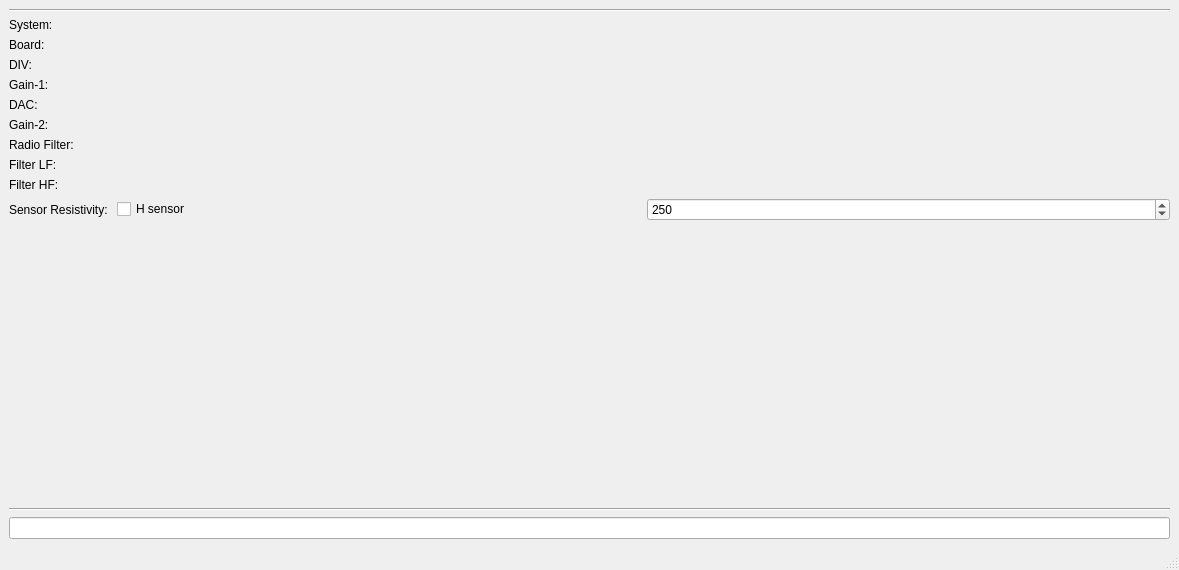
<?xml version="1.0" encoding="UTF-8"?>
<ui version="4.0">
 <class>MainWindow</class>
 <widget class="QMainWindow" name="MainWindow">
  <property name="geometry">
   <rect>
    <x>0</x>
    <y>0</y>
    <width>1179</width>
    <height>570</height>
   </rect>
  </property>
  <property name="windowTitle">
   <string>MainWindow</string>
  </property>
  <widget class="QWidget" name="centralwidget">
   <layout class="QVBoxLayout" name="verticalLayout">
    <item>
     <widget class="Line" name="line_2">
      <property name="orientation">
       <enum>Qt::Horizontal</enum>
      </property>
     </widget>
    </item>
    <item>
     <layout class="QFormLayout" name="formLayout">
      <item row="0" column="0">
       <widget class="QLabel" name="label_15">
        <property name="text">
         <string>System:</string>
        </property>
       </widget>
      </item>
      <item row="1" column="0">
       <widget class="QLabel" name="label_11">
        <property name="text">
         <string>Board:</string>
        </property>
       </widget>
      </item>
      <item row="2" column="0">
       <widget class="QLabel" name="label_12">
        <property name="text">
         <string>DIV:</string>
        </property>
       </widget>
      </item>
      <item row="3" column="0">
       <widget class="QLabel" name="label_13">
        <property name="text">
         <string>Gain-1:</string>
        </property>
       </widget>
      </item>
      <item row="4" column="0">
       <widget class="QLabel" name="label_14">
        <property name="text">
         <string>DAC:</string>
        </property>
       </widget>
      </item>
      <item row="0" column="1">
       <layout class="QHBoxLayout" name="hzl_system"/>
      </item>
      <item row="2" column="1">
       <layout class="QHBoxLayout" name="hzl_div"/>
      </item>
      <item row="1" column="1">
       <layout class="QHBoxLayout" name="hzl_board"/>
      </item>
      <item row="3" column="1">
       <layout class="QHBoxLayout" name="hzl_gain_1"/>
      </item>
      <item row="4" column="1">
       <layout class="QHBoxLayout" name="hzl_dac"/>
      </item>
      <item row="5" column="0">
       <widget class="QLabel" name="label_2">
        <property name="text">
         <string>Gain-2:</string>
        </property>
       </widget>
      </item>
      <item row="6" column="0">
       <widget class="QLabel" name="label_16">
        <property name="text">
         <string>Radio Filter:</string>
        </property>
       </widget>
      </item>
      <item row="7" column="0">
       <widget class="QLabel" name="label_17">
        <property name="text">
         <string>Filter LF:</string>
        </property>
       </widget>
      </item>
      <item row="8" column="0">
       <widget class="QLabel" name="label_18">
        <property name="text">
         <string>Filter HF:</string>
        </property>
       </widget>
      </item>
      <item row="9" column="0">
       <widget class="QLabel" name="label_19">
        <property name="text">
         <string>Sensor Resistivity: </string>
        </property>
       </widget>
      </item>
      <item row="5" column="1">
       <layout class="QHBoxLayout" name="hzl_gain_2"/>
      </item>
      <item row="6" column="1">
       <layout class="QHBoxLayout" name="hzl_rf"/>
      </item>
      <item row="7" column="1">
       <layout class="QHBoxLayout" name="hzl_filter_lf"/>
      </item>
      <item row="9" column="1">
       <layout class="QHBoxLayout" name="hzl_sensor_resistivity">
        <item>
         <widget class="QCheckBox" name="checkBox_coil">
          <property name="text">
           <string>H sensor</string>
          </property>
         </widget>
        </item>
        <item>
         <widget class="QSpinBox" name="spinBox_sens_res">
          <property name="minimum">
           <number>1</number>
          </property>
          <property name="maximum">
           <number>1000000000</number>
          </property>
          <property name="singleStep">
           <number>100</number>
          </property>
          <property name="value">
           <number>250</number>
          </property>
         </widget>
        </item>
       </layout>
      </item>
      <item row="8" column="1">
       <layout class="QHBoxLayout" name="hzl_filter_hf"/>
      </item>
     </layout>
    </item>
    <item>
     <widget class="Line" name="line_8">
      <property name="orientation">
       <enum>Qt::Horizontal</enum>
      </property>
     </widget>
    </item>
    <item>
     <widget class="QLineEdit" name="lineEdit">
      <property name="readOnly">
       <bool>true</bool>
      </property>
     </widget>
    </item>
   </layout>
  </widget>
  <widget class="QMenuBar" name="menubar">
   <property name="geometry">
    <rect>
     <x>0</x>
     <y>0</y>
     <width>1179</width>
     <height>40</height>
    </rect>
   </property>
  </widget>
  <widget class="QStatusBar" name="statusbar"/>
 </widget>
 <resources/>
 <connections/>
</ui>
